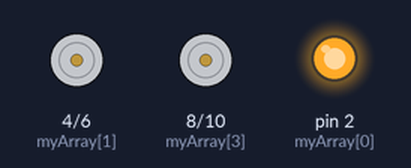
A sketch run on a simulated Arduino Uno, built with avr-gcc and run on an emulated ATmega328P. Parts: motor-driver pin pairs drawn as motors (green arrow = first pin HIGH = forward, orange = second pin HIGH = backward, longer = more drive), output pins drawn as LEDs (lit = HIGH).

Above: at 0.05 s.
At 0.45 s:
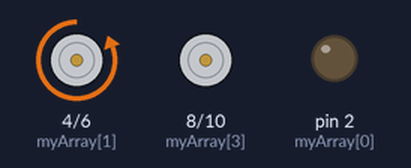
At 0.85 s:
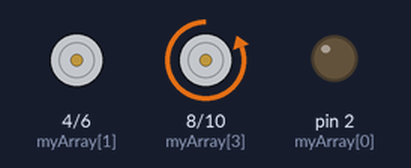
At 1.85 s:
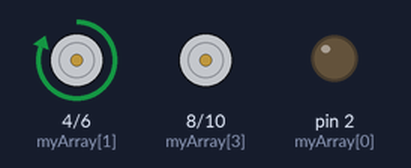
At 2.65 s:
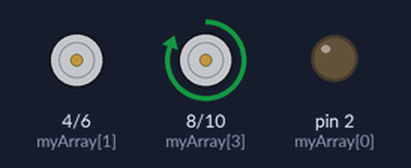
At 3.55 s:
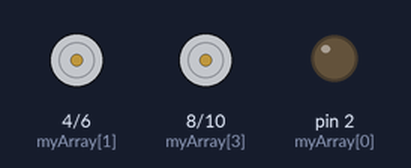
Timing chart, 0 to 3.9 s (numbered marks = the images above):
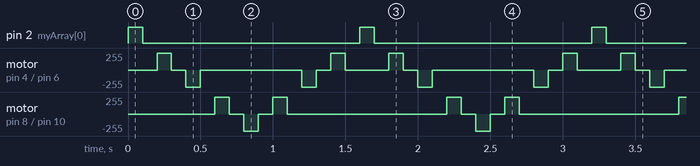

Measured:
- by itself, pin 2 (myArray[0]): alternates HIGH for 0.10 s and LOW for 1.5 s
- by itself, motor on pin 8 (myArray[3]) / pin 10 (myArray[4]): repeats every 1.6 s: stopped 0.10 s, backward 255/255 0.10 s, stopped 0.10 s, forward 255/255 0.10 s, stopped 1.1 s, forward 255/255 0.10 s
- by itself, motor on pin 4 (myArray[1]) / pin 6 (myArray[2]): repeats every 1.6 s: stopped 0.10 s, backward 255/255 0.10 s, stopped 0.70 s, backward 255/255 0.10 s, stopped 0.10 s, forward 255/255 0.10 s, stopped 0.30 s, forward 255/255 0.10 s

The sketch:

Blink-2-4-6-8-10-return-short-may30.ino
```cpp
/*
  Blink 2-4-6-8-10  using arrays
  by opiedopy, May 30, 2023

  Turns on 5 LEDs on for "led_delay" millisecond each,
      then off for same amount, repeatedly.
*/
int myArray[] = {2, 4, 6, 8, 10, 8, 6, 4}; // 0 position = Led2, second Led4 is position 7
                // 8 position array, 0 thru 7 numbered.

int led_delay = 100;   // these are milliseconds, 100ms = 100/1000 = 1/10 second

void setup() {
  // initialize 5 digital pins as outputs, poistion 0 thru 4, leds 2,4,6,8,10.
  for(int i=0; i<5; i++){
      pinMode(myArray[i], OUTPUT);
}
}
void loop() {

 for(int i=0; i<8; i++)  // this "for" loop lights LEDs 2-4-6-8-10-8-6-4
{
  digitalWrite(myArray[i], HIGH);   // turn the LED on (HIGH is the voltage level)
  delay(led_delay);   // delay

  digitalWrite(myArray[i], LOW);    // turn the LED off by making the voltage LOW
  delay(led_delay);   // delay
}
}
```
